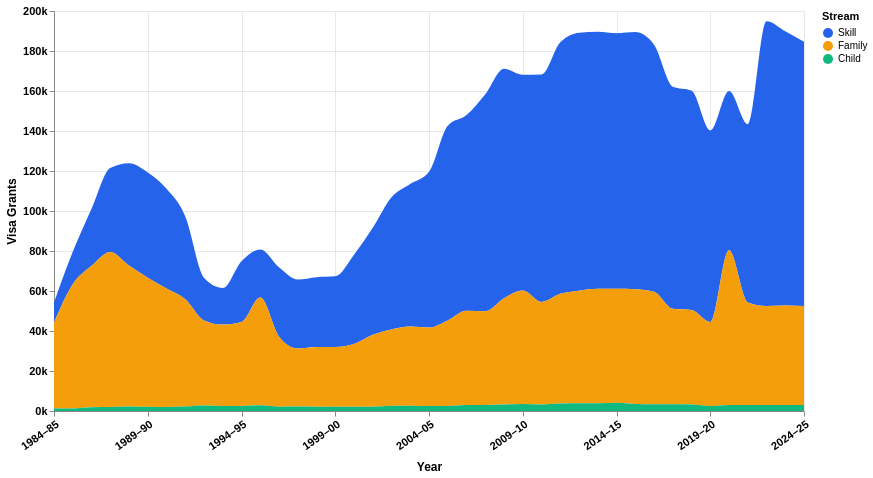

Write the Vega-Lite specification saved for this chart.
### Vega-Lite specification from a JSON file in a GitHub repository (floating-point values rounded to 4 significant figures)
{"$schema": "https://vega.github.io/schema/vega-lite/v5.json", "width": 750, "height": 400, "background": "#ffffff", "config": {"view": {"stroke": null}}, "data": {"values": [{"year": "1984–85", "stream": "Skill", "value": 10100, "i": 0}, {"year": "1985–86", "stream": "Skill", "value": 16200, "i": 1}, {"year": "1986–87", "stream": "Skill", "value": 28500, "i": 2}, {"year": "1987–88", "stream": "Skill", "value": 42000, "i": 3}, {"year": "1988–89", "stream": "Skill", "value": 51200, "i": 4}, {"year": "1989–90", "stream": "Skill", "value": 52700, "i": 5}, {"year": "1990–91", "stream": "Skill", "value": 49800, "i": 6}, {"year": "1991–92", "stream": "Skill", "value": 41400, "i": 7}, {"year": "1992–93", "stream": "Skill", "value": 21300, "i": 8}, {"year": "1993–94", "stream": "Skill", "value": 18300, "i": 9}, {"year": "1994–95", "stream": "Skill", "value": 30400, "i": 10}, {"year": "1995–96", "stream": "Skill", "value": 24100, "i": 11}, {"year": "1996–97", "stream": "Skill", "value": 34676, "i": 12}, {"year": "1997–98", "stream": "Skill", "value": 34446, "i": 13}, {"year": "1998–99", "stream": "Skill", "value": 34895, "i": 14}, {"year": "1999–00", "stream": "Skill", "value": 35352, "i": 15}, {"year": "2000–01", "stream": "Skill", "value": 44721, "i": 16}, {"year": "2001–02", "stream": "Skill", "value": 53507, "i": 17}, {"year": "2002–03", "stream": "Skill", "value": 66053, "i": 18}, {"year": "2003–04", "stream": "Skill", "value": 71243, "i": 19}, {"year": "2004–05", "stream": "Skill", "value": 77878, "i": 20}, {"year": "2005–06", "stream": "Skill", "value": 97336, "i": 21}, {"year": "2006–07", "stream": "Skill", "value": 97922, "i": 22}, {"year": "2007–08", "stream": "Skill", "value": 108540, "i": 23}, {"year": "2008–09", "stream": "Skill", "value": 114777, "i": 24}, {"year": "2009–10", "stream": "Skill", "value": 107868, "i": 25}, {"year": "2010–11", "stream": "Skill", "value": 113725, "i": 26}, {"year": "2011–12", "stream": "Skill", "value": 125755, "i": 27}, {"year": "2012–13", "stream": "Skill", "value": 128973, "i": 28}, {"year": "2013–14", "stream": "Skill", "value": 128550, "i": 29}, {"year": "2014–15", "stream": "Skill", "value": 127774, "i": 30}, {"year": "2015–16", "stream": "Skill", "value": 128550, "i": 31}, {"year": "2016–17", "stream": "Skill", "value": 123567, "i": 32}, {"year": "2017–18", "stream": "Skill", "value": 111099, "i": 33}, {"year": "2018–19", "stream": "Skill", "value": 109713, "i": 34}, {"year": "2019–20", "stream": "Skill", "value": 95843, "i": 35}, {"year": "2020–21", "stream": "Skill", "value": 79620, "i": 36}, {"year": "2021–22", "stream": "Skill", "value": 89063, "i": 37}, {"year": "2022–23", "stream": "Skill", "value": 142344, "i": 38}, {"year": "2023–24", "stream": "Skill", "value": 137100, "i": 39}, {"year": "2024–25", "stream": "Skill", "value": 132148, "i": 40}, {"year": "1984–85", "stream": "Family", "value": 43000, "i": 0}, {"year": "1985–86", "stream": "Family", "value": 62100, "i": 1}, {"year": "1986–87", "stream": "Family", "value": 70700, "i": 2}, {"year": "1987–88", "stream": "Family", "value": 77500, "i": 3}, {"year": "1988–89", "stream": "Family", "value": 70400, "i": 4}, {"year": "1989–90", "stream": "Family", "value": 64500, "i": 5}, {"year": "1990–91", "stream": "Family", "value": 59300, "i": 6}, {"year": "1991–92", "stream": "Family", "value": 53700, "i": 7}, {"year": "1992–93", "stream": "Family", "value": 42600, "i": 8}, {"year": "1993–94", "stream": "Family", "value": 40700, "i": 9}, {"year": "1994–95", "stream": "Family", "value": 42000, "i": 10}, {"year": "1995–96", "stream": "Family", "value": 53870, "i": 11}, {"year": "1996–97", "stream": "Family", "value": 34993, "i": 12}, {"year": "1997–98", "stream": "Family", "value": 29093, "i": 13}, {"year": "1998–99", "stream": "Family", "value": 29967, "i": 14}, {"year": "1999–00", "stream": "Family", "value": 29855, "i": 15}, {"year": "2000–01", "stream": "Family", "value": 31337, "i": 16}, {"year": "2001–02", "stream": "Family", "value": 35920, "i": 17}, {"year": "2002–03", "stream": "Family", "value": 38113, "i": 18}, {"year": "2003–04", "stream": "Family", "value": 39567, "i": 19}, {"year": "2004–05", "stream": "Family", "value": 39245, "i": 20}, {"year": "2005–06", "stream": "Family", "value": 42744, "i": 21}, {"year": "2006–07", "stream": "Family", "value": 47071, "i": 22}, {"year": "2007–08", "stream": "Family", "value": 46808, "i": 23}, {"year": "2008–09", "stream": "Family", "value": 53128, "i": 24}, {"year": "2009–10", "stream": "Family", "value": 56710, "i": 25}, {"year": "2010–11", "stream": "Family", "value": 51243, "i": 26}, {"year": "2011–12", "stream": "Family", "value": 54904, "i": 27}, {"year": "2012–13", "stream": "Family", "value": 56335, "i": 28}, {"year": "2013–14", "stream": "Family", "value": 57262, "i": 29}, {"year": "2014–15", "stream": "Family", "value": 56950, "i": 30}, {"year": "2015–16", "stream": "Family", "value": 57400, "i": 31}, {"year": "2016–17", "stream": "Family", "value": 56220, "i": 32}, {"year": "2017–18", "stream": "Family", "value": 47732, "i": 33}, {"year": "2018–19", "stream": "Family", "value": 47247, "i": 34}, {"year": "2019–20", "stream": "Family", "value": 41961, "i": 35}, {"year": "2020–21", "stream": "Family", "value": 77372, "i": 36}, {"year": "2021–22", "stream": "Family", "value": 51288, "i": 37}, {"year": "2022–23", "stream": "Family", "value": 49500, "i": 38}, {"year": "2023–24", "stream": "Family", "value": 49720, "i": 39}, {"year": "2024–25", "stream": "Family", "value": 49500, "i": 40}, {"year": "1984–85", "stream": "Child", "value": 1200, "i": 0}, {"year": "1985–86", "stream": "Child", "value": 1300, "i": 1}, {"year": "1986–87", "stream": "Child", "value": 1900, "i": 2}, {"year": "1987–88", "stream": "Child", "value": 2000, "i": 3}, {"year": "1988–89", "stream": "Child", "value": 2300, "i": 4}, {"year": "1989–90", "stream": "Child", "value": 2100, "i": 5}, {"year": "1990–91", "stream": "Child", "value": 2000, "i": 6}, {"year": "1991–92", "stream": "Child", "value": 2200, "i": 7}, {"year": "1992–93", "stream": "Child", "value": 2700, "i": 8}, {"year": "1993–94", "stream": "Child", "value": 2500, "i": 9}, {"year": "1994–95", "stream": "Child", "value": 2500, "i": 10}, {"year": "1995–96", "stream": "Child", "value": 2830, "i": 11}, {"year": "1996–97", "stream": "Child", "value": 2183, "i": 12}, {"year": "1997–98", "stream": "Child", "value": 2188, "i": 13}, {"year": "1998–99", "stream": "Child", "value": 2071, "i": 14}, {"year": "1999–00", "stream": "Child", "value": 2162, "i": 15}, {"year": "2000–01", "stream": "Child", "value": 2124, "i": 16}, {"year": "2001–02", "stream": "Child", "value": 2162, "i": 17}, {"year": "2002–03", "stream": "Child", "value": 2681, "i": 18}, {"year": "2003–04", "stream": "Child", "value": 2662, "i": 19}, {"year": "2004–05", "stream": "Child", "value": 2491, "i": 20}, {"year": "2005–06", "stream": "Child", "value": 2547, "i": 21}, {"year": "2006–07", "stream": "Child", "value": 3008, "i": 22}, {"year": "2007–08", "stream": "Child", "value": 3062, "i": 23}, {"year": "2008–09", "stream": "Child", "value": 3238, "i": 24}, {"year": "2009–10", "stream": "Child", "value": 3544, "i": 25}, {"year": "2010–11", "stream": "Child", "value": 3300, "i": 26}, {"year": "2011–12", "stream": "Child", "value": 3700, "i": 27}, {"year": "2012–13", "stream": "Child", "value": 3850, "i": 28}, {"year": "2013–14", "stream": "Child", "value": 3850, "i": 29}, {"year": "2014–15", "stream": "Child", "value": 4135, "i": 30}, {"year": "2015–16", "stream": "Child", "value": 3512, "i": 31}, {"year": "2016–17", "stream": "Child", "value": 3400, "i": 32}, {"year": "2017–18", "stream": "Child", "value": 3350, "i": 33}, {"year": "2018–19", "stream": "Child", "value": 3248, "i": 34}, {"year": "2019–20", "stream": "Child", "value": 2481, "i": 35}, {"year": "2020–21", "stream": "Child", "value": 3006, "i": 36}, {"year": "2021–22", "stream": "Child", "value": 3006, "i": 37}, {"year": "2022–23", "stream": "Child", "value": 3000, "i": 38}, {"year": "2023–24", "stream": "Child", "value": 3000, "i": 39}, {"year": "2024–25", "stream": "Child", "value": 3000, "i": 40}]}, "mark": {"type": "area", "interpolate": "monotone"}, "encoding": {"x": {"field": "i", "type": "quantitative", "axis": {"title": "Year", "titleFontWeight": "bold", "titleFontSize": 12, "titlePadding": 10, "labelFontWeight": "bold", "labelFontSize": 11, "values": [0, 5, 10, 15, 20, 25, 30, 35, 40], "labelExpr": "[\"1984–85\",\"1989–90\",\"1994–95\",\"1999–00\",\"2004–05\",\"2009–10\",\"2014–15\",\"2019–20\",\"2024–25\"][indexof([0,5,10,15,20,25,30,35,40], datum.value)]", "labelAngle": -35, "gridColor": "#e5e7eb"}}, "y": {"field": "value", "type": "quantitative", "stack": "zero", "axis": {"title": "Visa Grants", "titleFontWeight": "bold", "titleFontSize": 12, "labelFontWeight": "bold", "labelFontSize": 11, "labelExpr": "datum.value >= 0 ? (datum.value/1000) + 'k' : '-' + ((-datum.value)/1000) + 'k'", "gridColor": "#e5e7eb"}}, "color": {"field": "stream", "type": "nominal", "scale": {"domain": ["Skill", "Family", "Child"], "range": ["#2563eb", "#f59e0b", "#10b981"]}, "legend": {"title": "Stream", "orient": "right"}}, "tooltip": [{"field": "year", "title": "Year"}, {"field": "stream", "title": "Stream"}, {"field": "value", "title": "Visa Grants", "format": ","}]}}
